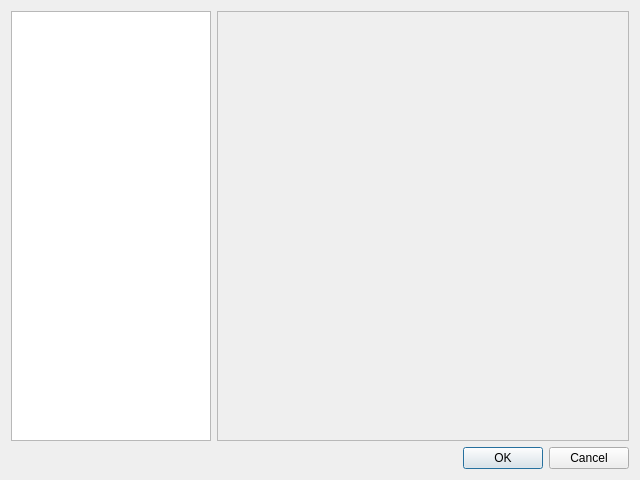
<?xml version="1.0" encoding="UTF-8"?>
<ui version="4.0">
 <class>SettingsDialog</class>
 <widget class="QDialog" name="SettingsDialog">
  <property name="geometry">
   <rect>
    <x>0</x>
    <y>0</y>
    <width>640</width>
    <height>480</height>
   </rect>
  </property>
  <property name="windowTitle">
   <string>Settings</string>
  </property>
  <property name="windowIcon">
   <iconset resource="../res.qrc">
    <normaloff>:/res/icons/cog.png</normaloff>:/res/icons/cog.png</iconset>
  </property>
  <layout class="QVBoxLayout" name="verticalLayout">
   <item>
    <layout class="QHBoxLayout" name="horizontalLayout_3" stretch="1,2">
     <item>
      <widget class="QListWidget" name="categoryList">
       <property name="minimumSize">
        <size>
         <width>150</width>
         <height>0</height>
        </size>
       </property>
       <property name="maximumSize">
        <size>
         <width>200</width>
         <height>16777215</height>
        </size>
       </property>
      </widget>
     </item>
     <item>
      <widget class="QStackedWidget" name="stackedWidget">
       <property name="frameShape">
        <enum>QFrame::StyledPanel</enum>
       </property>
      </widget>
     </item>
    </layout>
   </item>
   <item>
    <widget class="QDialogButtonBox" name="buttonBox">
     <property name="orientation">
      <enum>Qt::Horizontal</enum>
     </property>
     <property name="standardButtons">
      <set>QDialogButtonBox::Cancel|QDialogButtonBox::Ok</set>
     </property>
    </widget>
   </item>
  </layout>
 </widget>
 <resources>
  <include location="../res.qrc"/>
 </resources>
 <connections>
  <connection>
   <sender>buttonBox</sender>
   <signal>rejected()</signal>
   <receiver>SettingsDialog</receiver>
   <slot>reject()</slot>
   <hints>
    <hint type="sourcelabel">
     <x>334</x>
     <y>617</y>
    </hint>
    <hint type="destinationlabel">
     <x>286</x>
     <y>154</y>
    </hint>
   </hints>
  </connection>
 </connections>
</ui>
